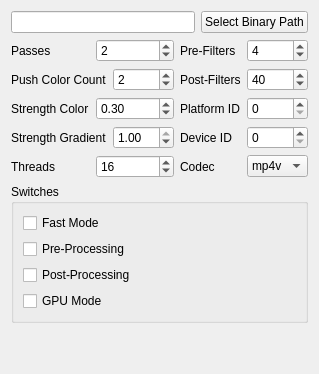
          <widget class="QWidget" name="anime4kCppTab">
           <attribute name="title">
            <string>Anime4K CPP</string>
           </attribute>
           <layout class="QGridLayout" name="gridLayout">
            <item row="7" column="0">
             <layout class="QHBoxLayout" name="anime4kCppThreadsHorizontalLayout">
              <item>
               <widget class="QLabel" name="anime4kCppThreadsLabel">
                <property name="text">
                 <string>Threads</string>
                </property>
               </widget>
              </item>
              <item>
               <widget class="QSpinBox" name="anime4kCppThreadsSpinBox">
                <property name="maximum">
                 <number>99999</number>
                </property>
                <property name="value">
                 <number>16</number>
                </property>
               </widget>
              </item>
             </layout>
            </item>
            <item row="1" column="0">
             <layout class="QHBoxLayout" name="anime4kCppPassesHorizontalLayout">
              <item>
               <widget class="QLabel" name="anime4kCppPassesLabel">
                <property name="text">
                 <string>Passes</string>
                </property>
               </widget>
              </item>
              <item>
               <widget class="QSpinBox" name="anime4kCppPassesSpinBox">
                <property name="maximum">
                 <number>99999</number>
                </property>
                <property name="value">
                 <number>2</number>
                </property>
               </widget>
              </item>
             </layout>
            </item>
            <item row="1" column="1">
             <layout class="QHBoxLayout" name="anime4kCppPreFiltersHorizontalLayout">
              <item>
               <widget class="QLabel" name="anime4kCppPreFiltersLabel">
                <property name="text">
                 <string>Pre-Filters</string>
                </property>
               </widget>
              </item>
              <item>
               <widget class="QSpinBox" name="anime4kCppPreFiltersSpinBox">
                <property name="minimum">
                 <number>1</number>
                </property>
                <property name="maximum">
                 <number>99999</number>
                </property>
                <property name="value">
                 <number>4</number>
                </property>
               </widget>
              </item>
             </layout>
            </item>
            <item row="3" column="1">
             <layout class="QHBoxLayout" name="anime4kCppPlatformIdHorizontalLayout">
              <item>
               <widget class="QLabel" name="anime4kCppPlatformIdLabel">
                <property name="text">
                 <string>Platform ID</string>
                </property>
               </widget>
              </item>
              <item>
               <widget class="QSpinBox" name="anime4kCppPlatformIdSpinBox">
                <property name="maximum">
                 <number>99999</number>
                </property>
               </widget>
              </item>
             </layout>
            </item>
            <item row="4" column="0">
             <layout class="QHBoxLayout" name="anime4kCppStrengthGradientHorizontalLayout">
              <item>
               <widget class="QLabel" name="anime4kCppStrengthGradientLabel">
                <property name="text">
                 <string>Strength Gradient</string>
                </property>
               </widget>
              </item>
              <item>
               <widget class="QDoubleSpinBox" name="anime4kCppStrengthGradientSpinBox">
                <property name="maximum">
                 <double>1.000000000000000</double>
                </property>
                <property name="singleStep">
                 <double>0.100000000000000</double>
                </property>
                <property name="value">
                 <double>1.000000000000000</double>
                </property>
               </widget>
              </item>
             </layout>
            </item>
            <item row="3" column="0">
             <layout class="QHBoxLayout" name="anime4kCppStrengthColorHorizontalLayout">
              <item>
               <widget class="QLabel" name="anime4kCppStrengthColorLabel">
                <property name="text">
                 <string>Strength Color</string>
                </property>
               </widget>
              </item>
              <item>
               <widget class="QDoubleSpinBox" name="anime4kCppStrengthColorSpinBox">
                <property name="maximum">
                 <double>1.000000000000000</double>
                </property>
                <property name="singleStep">
                 <double>0.100000000000000</double>
                </property>
                <property name="value">
                 <double>0.300000000000000</double>
                </property>
               </widget>
              </item>
             </layout>
            </item>
            <item row="9" column="0" colspan="2">
             <widget class="QGroupBox" name="anime4kCppSwitchesGroupBox">
              <property name="title">
               <string>Switches</string>
              </property>
              <layout class="QVBoxLayout" name="verticalLayout_12">
               <item>
                <widget class="QCheckBox" name="anime4kCppFastModeCheckBox">
                 <property name="text">
                  <string>Fast Mode</string>
                 </property>
                </widget>
               </item>
               <item>
                <widget class="QCheckBox" name="anime4kCppPreProcessingCheckBox">
                 <property name="text">
                  <string>Pre-Processing</string>
                 </property>
                </widget>
               </item>
               <item>
                <widget class="QCheckBox" name="anime4kCppPostProcessingCheckBox">
                 <property name="text">
                  <string>Post-Processing</string>
                 </property>
                </widget>
               </item>
               <item>
                <widget class="QCheckBox" name="anime4kCppGpuModeCheckBox">
                 <property name="text">
                  <string>GPU Mode</string>
                 </property>
                </widget>
               </item>
              </layout>
             </widget>
            </item>
            <item row="4" column="1">
             <layout class="QHBoxLayout" name="anime4kCppDeviceIdHorizontalLayout">
              <item>
               <widget class="QLabel" name="anime4kCppDeviceIdLabel">
                <property name="text">
                 <string>Device ID</string>
                </property>
               </widget>
              </item>
              <item>
               <widget class="QSpinBox" name="anime4kCppDeviceIdSpinBox">
                <property name="maximum">
                 <number>99999</number>
                </property>
               </widget>
              </item>
             </layout>
            </item>
            <item row="7" column="1">
             <layout class="QHBoxLayout" name="anime4kCppCodecHorizontalLayout">
              <item>
               <widget class="QLabel" name="anime4kCppCodecLabel">
                <property name="text">
                 <string>Codec</string>
                </property>
               </widget>
              </item>
              <item>
               <widget class="QComboBox" name="anime4kCppCodecComboBox">
                <item>
                 <property name="text">
                  <string>mp4v</string>
                 </property>
                </item>
                <item>
                 <property name="text">
                  <string>dxva</string>
                 </property>
                </item>
                <item>
                 <property name="text">
                  <string>avc1</string>
                 </property>
                </item>
                <item>
                 <property name="text">
                  <string>vp09</string>
                 </property>
                </item>
                <item>
                 <property name="text">
                  <string>hevc</string>
                 </property>
                </item>
                <item>
                 <property name="text">
                  <string>av01</string>
                 </property>
                </item>
               </widget>
              </item>
             </layout>
            </item>
            <item row="0" column="0" colspan="2">
             <layout class="QHBoxLayout" name="anime4kCppPathHorizontalLayout">
              <item>
               <widget class="QLineEdit" name="anime4kCppPathLineEdit"/>
              </item>
              <item>
               <widget class="QPushButton" name="anime4kCppPathSelectButton">
                <property name="text">
                 <string>Select Binary Path</string>
                </property>
               </widget>
              </item>
             </layout>
            </item>
            <item row="2" column="0">
             <layout class="QHBoxLayout" name="anime4kCppPushColorCountHorizontalLayout">
              <item>
               <widget class="QLabel" name="anime4kCppPushColorLabel">
                <property name="text">
                 <string>Push Color Count</string>
                </property>
               </widget>
              </item>
              <item>
               <widget class="QSpinBox" name="anime4kCppPushColorCountSpinBox">
                <property name="maximum">
                 <number>99999</number>
                </property>
                <property name="value">
                 <number>2</number>
                </property>
               </widget>
              </item>
             </layout>
            </item>
            <item row="2" column="1">
             <layout class="QHBoxLayout" name="anime4kCppPostFiltersHorizontalLayout">
              <item>
               <widget class="QLabel" name="anime4kCppPostFiltersLabel">
                <property name="text">
                 <string>Post-Filters</string>
                </property>
               </widget>
              </item>
              <item>
               <widget class="QSpinBox" name="anime4kCppPostFiltersSpinBox">
                <property name="minimum">
                 <number>1</number>
                </property>
                <property name="maximum">
                 <number>99999</number>
                </property>
                <property name="value">
                 <number>40</number>
                </property>
               </widget>
              </item>
             </layout>
            </item>
            <item row="10" column="0" colspan="2">
             <spacer name="anime4kCppVerticalSpacer">
              <property name="orientation">
               <enum>Qt::Vertical</enum>
              </property>
              <property name="sizeHint" stdset="0">
               <size>
                <width>20</width>
                <height>40</height>
               </size>
              </property>
             </spacer>
            </item>
           </layout>
          </widget>
